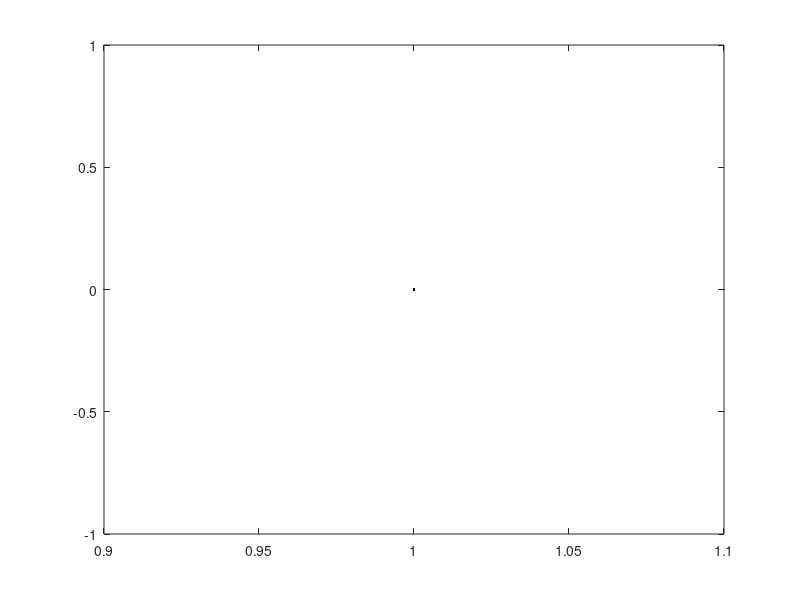

Recreate this plot in MATLAB. (Note: this script raises an error after producing the figure.)
sample_n = 150;
x=zeros(sample_n,8); y=zeros(sample_n,8); tet = zeros(sample_n,8);
x(:,1) = 1; tet(:,1) = pi/2;
r = 1;
t = 1; %time of traviling for 45 degrees
d2r = pi/180;
w = -pi/4; %Assumed 45 degrees travel in one sec.
v = w * r;


a1 = 0.001;  a2 = 0.001;
a3 = 0.001;  a4 = 0.001;
a5 = 0.001;  a6 = 0.001;
plot(x(1,1),y(1,1),'k.','LineWidth',2);
hold on;
    for i=1:7
        for j=1:sample_n
            v_hat = v + normal_dist(a1, a2, v,w);
            w_hat = w + normal_dist(a3, a4, v,w);
            gama_hat = normal_dist(a5, a6, v,w);
            x(j,i+1) = x(j,i) -  v_hat/w_hat * sin(tet(j,i)) +  v_hat/w_hat * sin(tet(j,i) + w_hat*t);
            y(j,i+1) = y(j,i) +  v_hat/w_hat * cos(tet(j,i)) -  v_hat/w_hat * cos(tet(j,i) + w_hat*t);
            tet(j,i+1) = tet(j,i) + w_hat*t + gama_hat*t;
            plot(x(j,i+1),y(j,i+1),'k.','LineWidth',2);
            hold on;
        end
    end


function sample = normal_dist(a1, a2, v,w)
    b = sqrt(a1 * abs(v) + a2 * abs(w));
    ran_num  = -b + (b+b).*rand(12,1);
    sum = 0;
    for i=1:12
        sum = sum + ran_num(i);
    end
    sample = 0.5 * sum;
end

function sample2 = normal_dist2(a1, a2, v,w)
    b = sqrt(a1 * abs(v) + a2 * abs(w));
    sample2 = normrnd(0,b);
end